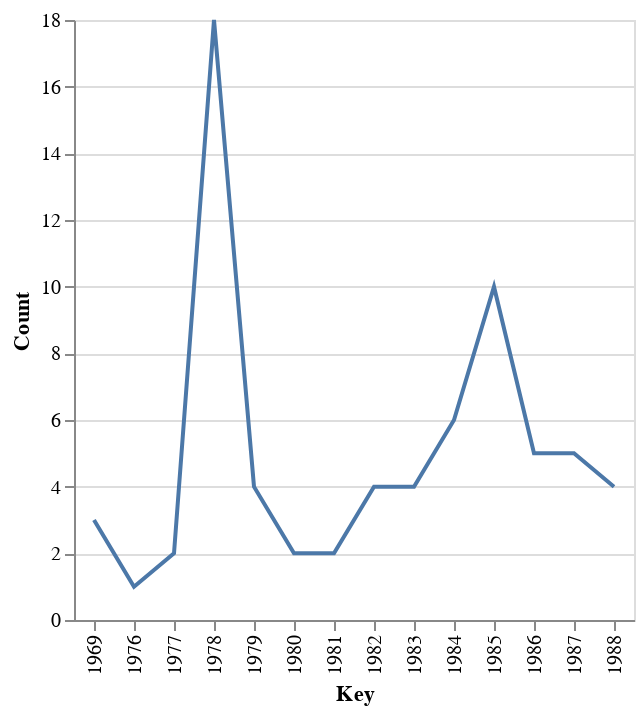

Notebook code cell kept with this figure:
### Markdown cell above
Create a plot by using vlplot(), xlab designed for Year is ordinal, and ylab tells the number of penguins (quantitative).
    And the plot type is line becuase I feel it will more clear to use this.

### Code cell
df_sightingsByYear |> 
    @vlplot(:line, 
        x = {field=:Key, type=:ordinal}, 
        y = {field=:Count, type=:quantitative})

### Figure 1 — Vega-Lite specification as saved in the notebook (floating-point values rounded to 4 significant figures)
{"data": {"values": [{"Count": 1, "Key": "1976"}, {"Count": 2, "Key": "1977"}, {"Count": 18, "Key": "1978"}, {"Count": 4, "Key": "1979"}, {"Count": 2, "Key": "1980"}, {"Count": 2, "Key": "1981"}, {"Count": 4, "Key": "1982"}, {"Count": 4, "Key": "1983"}, {"Count": 6, "Key": "1984"}, {"Count": 10, "Key": "1985"}, {"Count": 5, "Key": "1986"}, {"Count": 5, "Key": "1987"}, {"Count": 4, "Key": "1988"}, {"Count": 3, "Key": "1969"}]}, "encoding": {"x": {"field": "Key", "type": "ordinal"}, "y": {"field": "Count", "type": "quantitative"}}, "mark": "line"}
